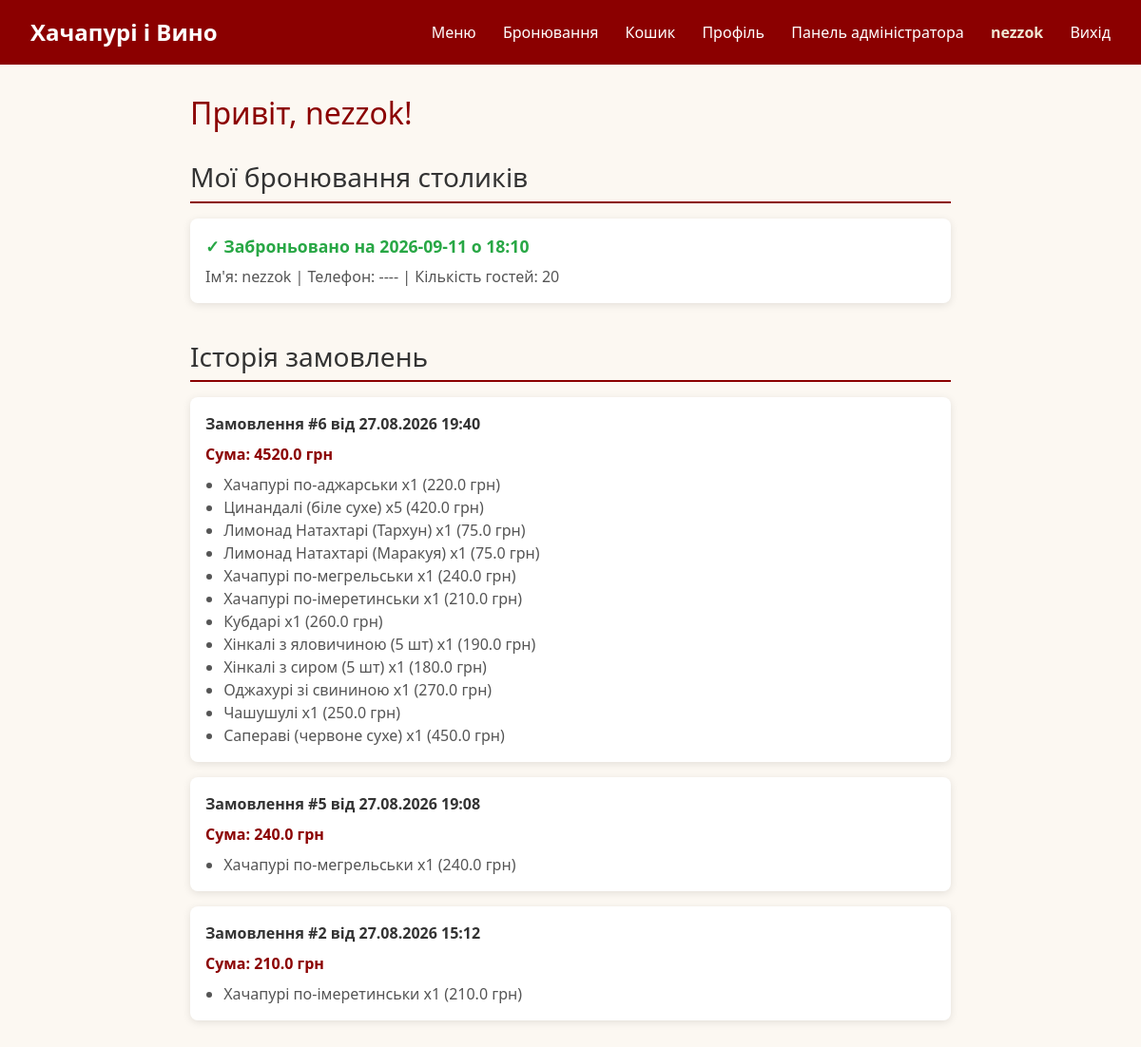
The app's page /profile (signed in) with its own data.
### models.py (models this page shows)
class User(UserMixin, db.Model):
    id = db.Column(db.Integer, primary_key=True)
    username = db.Column(db.String(100), nullable=False)
    email = db.Column(db.String(120), unique=True, nullable=False)
    password = db.Column(db.String(200), nullable=False)
    is_admin = db.Column(db.Boolean, default=False)
    orders = db.relationship('Order', backref='user', lazy=True)

class Reservation(db.Model):
    id = db.Column(db.Integer, primary_key=True)
    user_id = db.Column(db.Integer, db.ForeignKey('user.id'), nullable=True)
    name = db.Column(db.String(100), nullable=False)
    phone = db.Column(db.String(20), nullable=False)
    date = db.Column(db.String(20), nullable=False)
    time = db.Column(db.String(10), nullable=False)
    guests = db.Column(db.Integer, nullable=False)
    created_at = db.Column(db.DateTime, default=db.func.now())

class Order(db.Model):
    id = db.Column(db.Integer, primary_key=True)
    user_id = db.Column(db.Integer, db.ForeignKey('user.id'), nullable=False)
    total_price = db.Column(db.Float, nullable=False)
    status = db.Column(db.String(50), default='Прийнято')
    created_at = db.Column(db.DateTime, default=datetime.now)
    items = db.relationship('OrderItem', backref='order', lazy=True)

class OrderItem(db.Model):
    id = db.Column(db.Integer, primary_key=True)
    order_id = db.Column(db.Integer, db.ForeignKey('order.id'), nullable=False)
    dish_title = db.Column(db.String(100), nullable=False)
    price = db.Column(db.Float, nullable=False)
    quantity = db.Column(db.Integer, nullable=False)

### app.py (the view)
@app.route('/profile')
@login_required
def profile():
    orders = Order.query.filter_by(user_id=current_user.id).order_by(Order.created_at.desc()).all()
    reservations = Reservation.query.filter_by(user_id=current_user.id).order_by(Reservation.created_at.desc()).all()
    return render_template('profile.html', orders=orders, reservations=reservations)

### app.py (called while the page is built)
@login_manager.user_loader
def load_user(user_id):
    return User.query.get(int(user_id))

### templates/profile.html (shortened to what this page needs)
{% extends 'base.html' %}
{% block content %}
<div style="max-width: 800px; margin: 2rem auto;">
    <h2 style="color: #8b0000; margin-bottom: 1.5rem;">Привіт, {{ current_user.username }}!</h2>
    <h3 style="margin-top: 2rem; border-bottom: 2px solid #8b0000; padding-bottom: 0.5rem;">Мої бронювання столиків</h3>
    {% if reservations %}
        <div style="display: grid; gap: 1rem; margin-top: 1rem;">
            {% for res in reservations %}
                <div style="background: white; padding: 1rem; border-radius: 8px; box-shadow: 0 2px 8px rgba(0,0,0,0.1);">
                    <p style="margin: 0; font-weight: bold; font-size: 1.1rem; color: #28a745;">✓ Заброньовано на {{ res.date }} о {{ res.time }}</p>
                    <p style="margin: 0.4rem 0 0 0; color: #555;">Ім'я: {{ res.name }} | Телефон: {{ res.phone }} | Кількість гостей: {{ res.guests }}</p>
                </div>
            {% endfor %}
        </div>
    {% else %}
        <p style="color: #777;">У вас поки немає заброньованих столиків.</p>
    {% endif %}
    <h3 style="margin-top: 2.5rem; border-bottom: 2px solid #8b0000; padding-bottom: 0.5rem;">Історія замовлень</h3>
    {% if orders %}
        <div style="display: grid; gap: 1rem; margin-top: 1rem;">
            {% for order in orders %}
                <div style="background: white; padding: 1rem; border-radius: 8px; box-shadow: 0 2px 8px rgba(0,0,0,0.1);">
                    <p style="margin: 0; font-weight: bold;">Замовлення #{{ order.id }} від {{ order.created_at.strftime('%d.%m.%Y %H:%M') }}</p>
                    <p style="margin: 0.5rem 0; color: #8b0000; font-weight: bold;">Сума: {{ order.total_price }} грн</p>
                    <ul style="margin: 0; padding-left: 1.2rem; color: #555;">
                        {% for item in order.items %}
                            <li>{{ item.dish_title }} x{{ item.quantity }} ({{ item.price }} грн)</li>
                        {% endfor %}
                    </ul>
                </div>
            {% endfor %}
        </div>
    {% else %}
        <p style="color: #777;">У вас поки немає зроблених замовлень.</p>
    {% endif %}
</div>
{% endblock %}

### templates/base.html (shortened to what this page needs)
<!DOCTYPE html>
<html lang="uk">
<head>
    <link href="https://cdn.jsdelivr.net/npm/bootstrap@5.3.0/dist/css/bootstrap.min.css" rel="stylesheet">
    <link rel="stylesheet" href="{{ url_for('static', filename='css/style.css') }}">
</head>
<body>
    <header>
        <div class="logo">
            <a href="{{ url_for('index') }}" style="color: white; text-decoration: none;">Хачапурі і Вино</a>
        </div>
        <nav>
            <a href="{{ url_for('index') }}">Меню</a>
            <a href="{{ url_for('booking') }}">Бронювання</a>
            {% if current_user.is_authenticated %}
                <a href="{{ url_for('cart') }}">Кошик</a>
                <a href="{{ url_for('profile') }}">Профіль</a>
                {% if current_user.is_admin %}
                    <a href="{{ url_for('admin') }}">Панель адміністратора</a>
                {% endif %}
                <span style="margin-left: 1.5rem; font-weight: bold; color: #f0e6d2;">{{ current_user.username }}</span>
                <a href="{{ url_for('logout') }}">Вихід</a>
            {% else %}
                <a href="{{ url_for('login') }}">Вхід</a>
                <a href="{{ url_for('register') }}">Реєстрація</a>
            {% endif %}
        </nav>
    </header>
    <div class="container">
        {% block content %}{% endblock content %}
    </div>
</body>
</html>

### static/css/style.css (style rules this page uses)
body { font-family: 'Segoe UI', Tahoma, Geneva, Verdana, sans-serif; margin: 0; background-color: #fcf8f2; color: #333; }
header { background-color: #8b0000; color: white; padding: 1rem 2rem; display: flex; justify-content: space-between; align-items: center; }
header .logo { font-size: 1.5rem; font-weight: bold; }
nav a { color: white; text-decoration: none; margin-left: 1.5rem; font-weight: 500; }
.container { max-width: 1100px; margin: 2rem auto; padding: 0 1rem; }

### records on screen
User: username "nezzok"
Reservation: date "2026-09-11", time "18:10", name "nezzok", phone "----", guests "20"
Order: id "6", created_at "27.08.2026 19:40", total_price "4520.0"
OrderItem: dish_title "Хачапурі по-аджарськи", quantity "1", price "220.0"
OrderItem: dish_title "Цинандалі (біле сухе)", quantity "5", price "420.0"
OrderItem: dish_title "Лимонад Натахтарі (Тархун)", quantity "1", price "75.0"
OrderItem: dish_title "Лимонад Натахтарі (Маракуя)", quantity "1", price "75.0"
OrderItem: dish_title "Хачапурі по-мегрельськи", quantity "1", price "240.0"
OrderItem: dish_title "Хачапурі по-імеретинськи", quantity "1", price "210.0"
OrderItem: dish_title "Кубдарі", quantity "1", price "260.0"
OrderItem: dish_title "Хінкалі з яловичиною (5 шт)", quantity "1", price "190.0"
OrderItem: dish_title "Хінкалі з сиром (5 шт)", quantity "1", price "180.0"
OrderItem: dish_title "Оджахурі зі свининою", quantity "1", price "270.0"
OrderItem: dish_title "Чашушулі", quantity "1", price "250.0"
OrderItem: dish_title "Сапераві (червоне сухе)", quantity "1", price "450.0"
Order: id "5", created_at "27.08.2026 19:08", total_price "240.0"
OrderItem: dish_title "Хачапурі по-мегрельськи", quantity "1", price "240.0"
Order: id "2", created_at "27.08.2026 15:12", total_price "210.0"
OrderItem: dish_title "Хачапурі по-імеретинськи", quantity "1", price "210.0"
